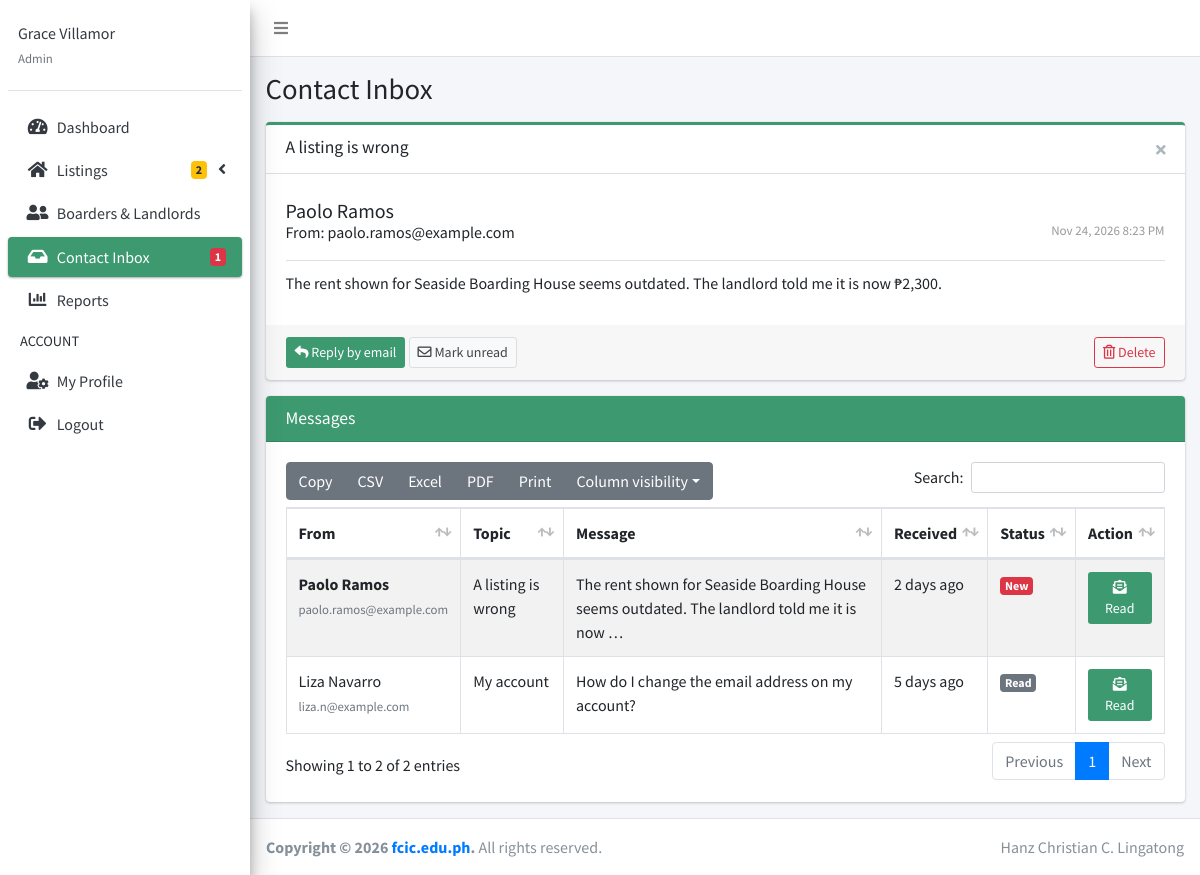
Screenshot of /backend/admin/dashboard.php?page=inbox&view=1 (signed in) with the database file from the repository.
### tables this page shows
CREATE TABLE contact_messages (
    contact_message_id  INT AUTO_INCREMENT PRIMARY KEY,
    name                VARCHAR(100) NOT NULL,
    email               VARCHAR(150) NOT NULL,
    topic               VARCHAR(60) NOT NULL,
    message             TEXT NOT NULL,
    is_read             TINYINT(1) NOT NULL DEFAULT 0,
    ip_address          VARCHAR(45) NULL,
    created_at          TIMESTAMP NOT NULL DEFAULT CURRENT_TIMESTAMP,
    KEY idx_contact_unread (is_read, created_at)
);

### backend/admin/includes/functions.php (called while the page is built, shortened)
<?php
function e($value)
{
  return htmlspecialchars((string) ($value ?? ''), ENT_QUOTES, 'UTF-8');
}
function time_ago($datetime)
{
  $seconds = time() - strtotime($datetime);
  if ($seconds < 7 * 86400) {
    $days = floor($seconds / 86400);
    return $days == 1 ? 'yesterday' : "$days days ago";
  }
  return date('M j, Y', strtotime($datetime));
}
function nice_date($datetime, $withTime = false)
{
  return date($withTime ? 'M j, Y g:i A' : 'M j, Y', strtotime($datetime));
}

### backend/admin/content/inbox.php (the view, shortened to what this page needs)
<?php
$open = null;
if (isset($_GET['view'])) {
  $stmt = $pdo->prepare('SELECT * FROM contact_messages WHERE contact_message_id = ?');
  $stmt->execute([(int) $_GET['view']]);
  $open = $stmt->fetch();
}
$messages = $pdo->query('SELECT * FROM contact_messages ORDER BY created_at DESC')->fetchAll();
?>
  <div class="content-wrapper">
    <div class="content-header">
      <div class="container-fluid">
        <h1 class="m-0">Contact Inbox</h1>
      </div>
    </div>
    <div class="content">
      <div class="container-fluid">
        <?php if ($open): ?>
        <div class="row">
          <div class="col-lg-12">
            <div class="card card-olive card-outline">
              <div class="card-header">
                <h3 class="card-title"><?php echo e($open['topic']); ?></h3>
                <div class="card-tools">
                  <a href="dashboard.php?page=inbox" class="btn btn-tool" title="Close"><i class="fas fa-times"></i></a>
                </div>
              </div>
              <div class="card-body">
                <div class="mailbox-read-info px-0 pt-0">
                  <h5><?php echo e($open['name']); ?></h5>
                  <h6>From: <?php echo e($open['email']); ?>
                    <span class="mailbox-read-time float-right"><?php echo e(nice_date($open['created_at'], true)); ?></span></h6>
                </div>
                <div class="mailbox-read-message px-0">
                  <?php echo nl2br(e($open['message'])); ?>
                </div>
              </div>
              <div class="card-footer">
                <a class="btn bg-olive btn-sm" href="mailto:<?php echo e($open['email']); ?>?subject=<?php echo rawurlencode('Re: ' . $open['topic']); ?>&body=<?php echo rawurlencode('Hi ' . strtok($open['name'], ' ') . ",\n\n\n\n— The RoomEase team"); ?>"><i class="fas fa-reply"></i> Reply by email</a>
                <form method="post" action="" class="d-inline">
                  <button type="submit" name="inbox_action" value="unread" class="btn btn-default btn-sm"><i class="far fa-envelope"></i> Mark unread</button>
                </form>
                <form method="post" action="" class="d-inline float-right" data-confirm="Delete this message? This can't be undone.">
                  <button type="submit" name="inbox_action" value="delete" class="btn btn-outline-danger btn-sm"><i class="far fa-trash-alt"></i> Delete</button>
                </form>
              </div>
            </div>
          </div>
        </div>
        <?php endif; ?>
        <div class="row">
          <div class="col-lg-12">
            <div class="card">
              <div class="card-header bg-olive">
                <h3 class="card-title">Messages</h3>
              </div>
              <div class="card-body">
                <table id="example1" class="table table-bordered table-striped">
                  <thead>
                  <tr>
                    <th data-priority="1">From</th>
                    <th>Topic</th>
                    <th>Message</th>
                    <th>Received</th>
                    <th>Status</th>
                    <th class="no-export" data-priority="2">Action</th>
                  </tr>
                  </thead>
                  <tbody>
                  <?php foreach ($messages as $m): $read = $m['is_read']; ?>
                  <tr>
                    <td><?php echo $read ? '' : '<b>'; ?><?php echo e($m['name']); ?><?php echo $read ? '' : '</b>'; ?><br><small class="text-muted"><?php echo e($m['email']); ?></small></td>
                    <td><?php echo e($m['topic']); ?></td>
                    <td><?php echo e(mb_strimwidth($m['message'], 0, 90, '…')); ?></td>
                    <td data-order="<?php echo e($m['created_at']); ?>"><?php echo e(time_ago($m['created_at'])); ?></td>
                    <td><?php echo $read ? '<span class="badge badge-secondary">Read</span>' : '<span class="badge badge-danger">New</span>'; ?></td>
                    <td><a class="btn bg-olive btn-sm" href="dashboard.php?page=inbox&view=<?php echo (int) $m['contact_message_id']; ?>"><i class="fas fa-envelope-open-text"></i> Read</a></td>
                  </tr>
                  <?php endforeach; ?>
                  </tbody>
                </table>
              </div>
            </div>
          </div>
        </div>
      </div>
    </div>
  </div>

### rows the page displays
contact_messages: topic "A listing is wrong", name "Paolo Ramos", email "paolo.ramos@example.com", created_at "Nov 24, 2026 8:23 PM", message "The rent shown for Seaside Boarding House seems outdated. The landlord told me it is now ₱2,300.", message "The rent shown for Seaside Boarding House seems outdated. The landlord told me it is now …", created_at "2 days ago", is_read "New"
contact_messages: name "Liza Navarro", email "liza.n@example.com", topic "My account", message "How do I change the email address on my account?", created_at "5 days ago", is_read "Read"

### other values shown
$_SESSION['firstname']. ' ' .$_SESSION['lastname'] "Grace Villamor"
role_label($_SESSION['role']) "Admin"
$counts['review'] "2"
$counts['inbox'] "1"
